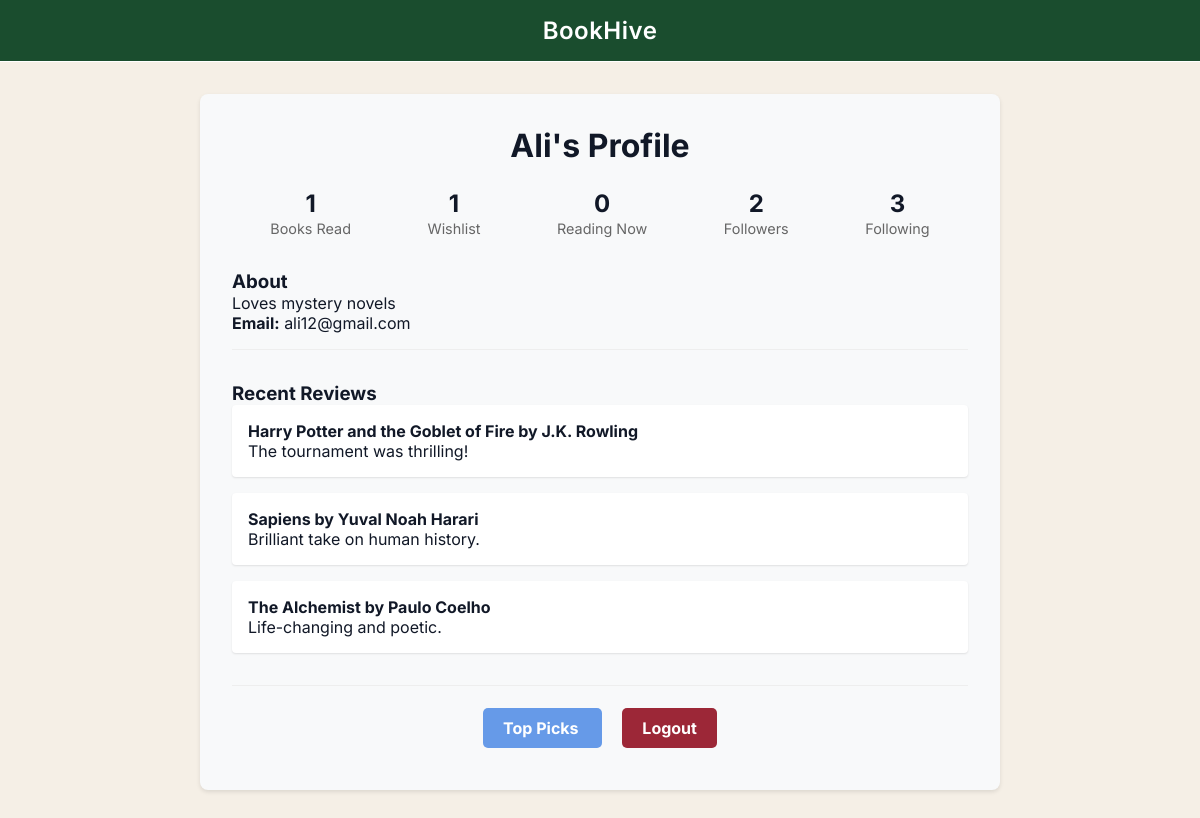
Page /profile (signed in) on the committed database.
### tables this page shows
CREATE TABLE Users (
    username TEXT PRIMARY KEY,
    email TEXT UNIQUE NOT NULL,
    password TEXT NOT NULL,
    description TEXT,
    noOfBooksRead INT DEFAULT 0,
    topPick1 TEXT,
    topPick2 TEXT,
    topPick3 TEXT
);

CREATE TABLE Reviews (
    username TEXT,
    bookname TEXT,
    review TEXT,
    PRIMARY KEY (username, bookname),
    FOREIGN KEY (username) REFERENCES Users(username),
    FOREIGN KEY (bookname) REFERENCES Books(bookname)
);

CREATE TABLE Books (
    bookname TEXT PRIMARY KEY,
    author TEXT NOT NULL,
    genre TEXT,
    year INT,
    description TEXT,
    averageRating FLOAT DEFAULT 0,
    noOfRatings INT DEFAULT 0,
    cover_url TEXT
);

### app.py (the view)
@app.route('/profile')
def profile():
    if 'username' not in session:
        return redirect(url_for('login'))
    username = session['username']
    try:
        conn = get_db_connection()
        user = conn.execute('SELECT * FROM Users WHERE username = ?', (username,)).fetchone()
        if not user:
            return redirect(url_for('login'))
        books_read = conn.execute('SELECT COUNT(*) FROM ReadBooksList WHERE username = ?', (username,)).fetchone()[0]
        wishlist_count = conn.execute('SELECT COUNT(*) FROM WishlistBooks WHERE username = ?', (username,)).fetchone()[0]
        currently_reading = conn.execute('SELECT COUNT(*) FROM CurrentlyReadingBooks WHERE username = ?', (username,)).fetchone()[0]
        reviews = conn.execute('''
            SELECT b.bookname, b.author, r.review
            FROM Reviews r
            JOIN Books b ON r.bookname = b.bookname
            WHERE r.username = ?
            ORDER BY r.rowid DESC
            LIMIT 3
        ''', (username,)).fetchall()
        followers = conn.execute('SELECT COUNT(*) FROM Followers WHERE followee = ?', (username,)).fetchone()[0]
        following = conn.execute('SELECT COUNT(*) FROM Followers WHERE follower = ?', (username,)).fetchone()[0]
        conn.close()
        return render_template('profile.html',
        username=user['username'],
        email=user['email'],
        description=user['description'],
        books_read=books_read,
        wishlist_count=wishlist_count,
        currently_reading=currently_reading,
        reviews=reviews,
        followers=followers,
        following=following)
    except sqlite3.Error as e:
        print(f"Database error: {e}")
        return "Error loading profile", 500

### app.py (called while the page is built)
def get_db_connection():
    conn = sqlite3.connect(DATABASE)
    conn.row_factory = sqlite3.Row
    return conn

### templates/profile.html (shortened to what this page needs)
{% extends "base2.html" %}
{% block content %}
<div class="profile-container">
    <div class="profile-header">
        <h1>{{ username }}'s Profile</h1>
        <div class="stats">
            <div class="stat-item">
                <span class="stat-number">{{ books_read }}</span>
                <span class="stat-label">Books Read</span>
            </div>
            <div class="stat-item">
                <span class="stat-number">{{ wishlist_count }}</span>
                <span class="stat-label">Wishlist</span>
            </div>
            <div class="stat-item">
                <span class="stat-number">{{ currently_reading }}</span>
                <span class="stat-label">Reading Now</span>
            </div>
            <div class="stat-item">
                <span class="stat-number">{{ followers }}</span>
                <span class="stat-label">Followers</span>
            </div>
            <div class="stat-item">
                <span class="stat-number">{{ following }}</span>
                <span class="stat-label">Following</span>
            </div>
        </div>
    </div>
    <div class="profile-details">
        <div class="detail-section">
            <h3>About</h3>
            <p>{{ description if description else "No description yet" }}</p>
            <p><strong>Email:</strong> {{ email }}</p>
        </div>
        <div class="detail-section">
            <h3>Recent Reviews</h3>
            {% if reviews %}
                {% for review in reviews %}
                <div class="review">
                    <h4>{{ review['bookname'] }} by {{ review['author'] }}</h4>
                    <p>{{ review['review'] }}</p>
                </div>
                {% endfor %}
            {% else %}
                <p>No reviews yet</p>
            {% endif %}
        </div>
    </div>
    <div style="text-align: center; margin-bottom: 20px;">
    <a href="/top_picks"
       style="padding: 10px 20px; background-color: #669ae8; color: #ffffff;
              border-radius: 5px; text-decoration: none; font-weight: bold; margin-right: 20px;">
        Top Picks
    </a>
    <a href="{{ url_for('logout') }}"
        style="padding: 10px 20px; background-color: #9c2737; color: white;
            border-radius: 5px; text-decoration: none; font-weight: bold; cursor: pointer;">
        Logout
    </a>
</div>
</div>
{% endblock %}

### templates/base2.html (style rules this page uses)
:root { --primary: #ffffff; --highlight: #facc15; --bg: #F5EFE6; --text: #111827; --white: #1A4D2E; }
* { margin: 0; padding: 0; box-sizing: border-box; }
body { font-family: 'Inter', sans-serif; background-color: var(--bg); color: var(--text); }

### templates/profile.html (style rules this page uses)
.profile-container { max-width: 800px; margin: 2rem auto; padding: 2rem; background: #f8f9fa; border-radius: 8px; box-shadow: 0 2px 4px rgba(0,0,0,0.1); }
.profile-header { text-align: center; margin-bottom: 2rem; }
.stats { display: flex; justify-content: space-around; margin: 1.5rem 0; }
.stat-item { text-align: center; }
.stat-number { display: block; font-size: 1.5rem; font-weight: bold; }
.stat-label { font-size: 0.9rem; color: #666; }
.detail-section { margin-bottom: 2rem; padding-bottom: 1rem; border-bottom: 1px solid #eee; }
.review { background: white; padding: 1rem; margin-bottom: 1rem; border-radius: 4px; box-shadow: 0 1px 2px rgba(0,0,0,0.1); }

### rows in the picture
Users: username "Ali", description "Loves mystery novels", email "ali12@gmail.com"
Reviews: bookname "Harry Potter and the Goblet of Fire", author "J.K. Rowling", review "The tournament was thrilling!"
Reviews: bookname "Sapiens", author "Yuval Noah Harari", review "Brilliant take on human history."
Reviews: bookname "The Alchemist", author "Paulo Coelho", review "Life-changing and poetic."

### other values in the picture
{{ books_read }} "1"
{{ wishlist_count }} "1"
{{ currently_reading }} "0"
{{ followers }} "2"
{{ following }} "3"
